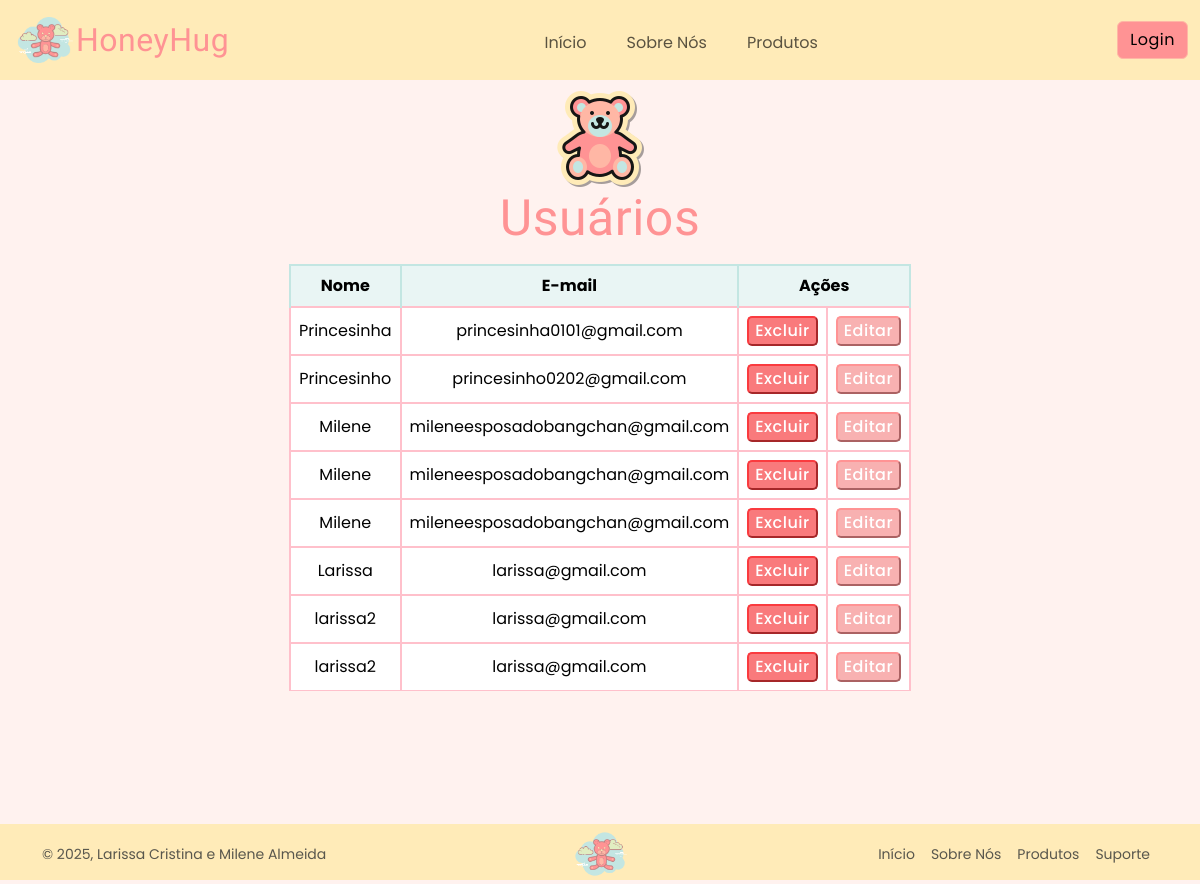
/usuarios, run on an earlier commit of the app's database.
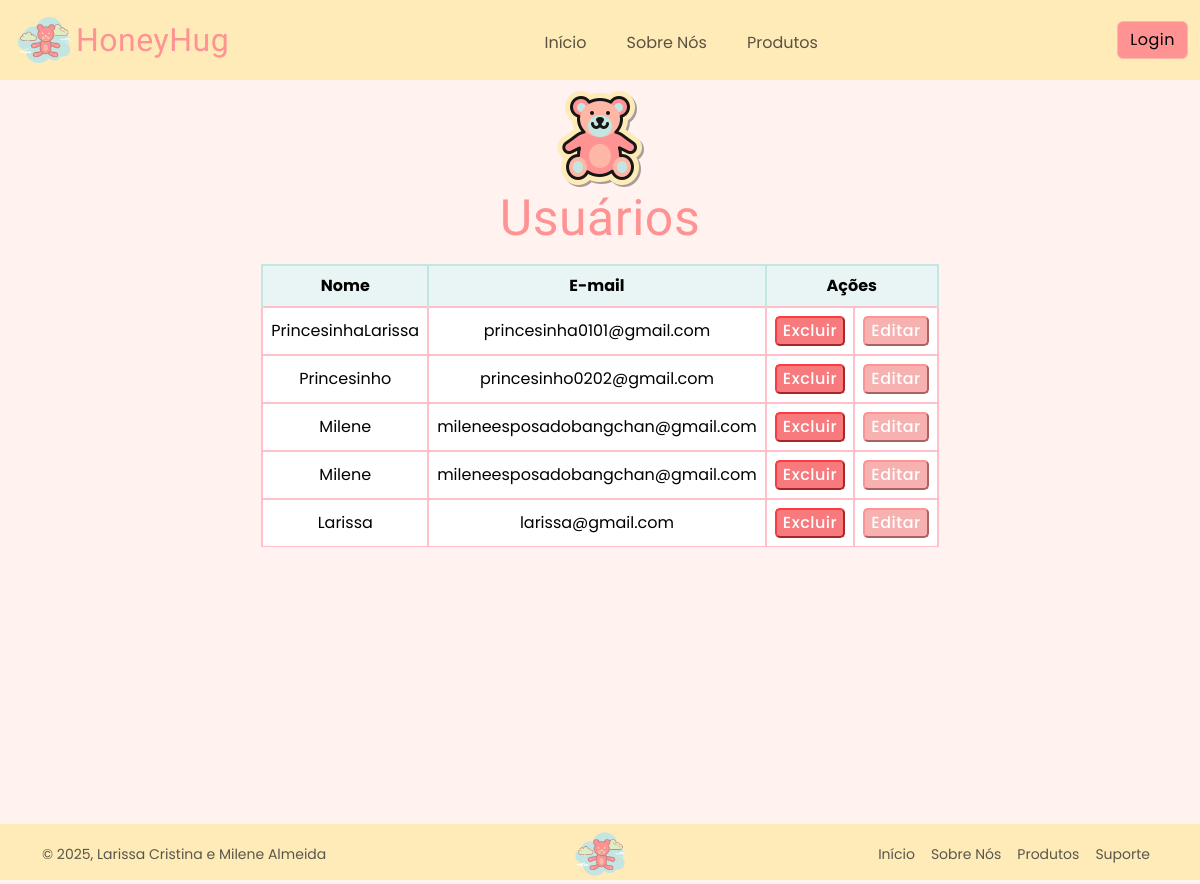
And on a later commit of the database.
### app/models.py (models this page shows)
class Usuario(models.Model):
    nome = models.CharField(max_length = 100)
    email = models.EmailField()
    senha = models.CharField(max_length = 16)

### app/views.py (the view)
# urls.py: path('usuarios', views.exibirUsuarios , name = "exibirUsuarios"),
def exibirUsuarios(request):
    usuarios = Usuario.objects.all().values()
    return render(request, "usuarios.html", {'listUsuarios': usuarios})

### app/templates/usuarios.html (shortened to what this page needs)
{% extends 'template.html' %}
{% load static %}
{% block conteudo %}
<div class="users d-flex flex-column align-items-center justify-content-center mt-2 mb-2">
    <img src="{% static 'assets/users.png' %}" alt="">
    <h1 id="h1Usuarios">Usuários</h1>
</div>
    <table class="table table-hover p-3 m-auto" style="width: 40%;">
        <tr id="trUsuarios">
            <th>Nome</th>
            <th>E-mail</th>
            <th colspan= "2">Ações</th>
        </tr>
        {% for user in listUsuarios %}
            <tr>
                <td>{{user.nome}}</td>
                <td>{{user.email}}</td>
                <td><a href="{% url 'excluirUsuario' user.id %}"> <button  id="btnExcluir"> Excluir </button> </a></td>
                <td><a href="{% url 'editarUsuario' user.id %}"> <button id="btnEditar"> Editar</button> </a></td>
            </tr>
        {% endfor %}
    </table>
{% endblock %}

What changed in the data, as far as the page shows it:
removed Usuario: nome "Milene", email "mileneesposadobangchan@gmail.com"
removed Usuario: nome "larissa2", email "larissa@gmail.com"
removed Usuario: nome "larissa2", email "larissa@gmail.com"
changed Usuario "princesinha0101@gmail.com": nome "Princesinha" → "PrincesinhaLarissa"
